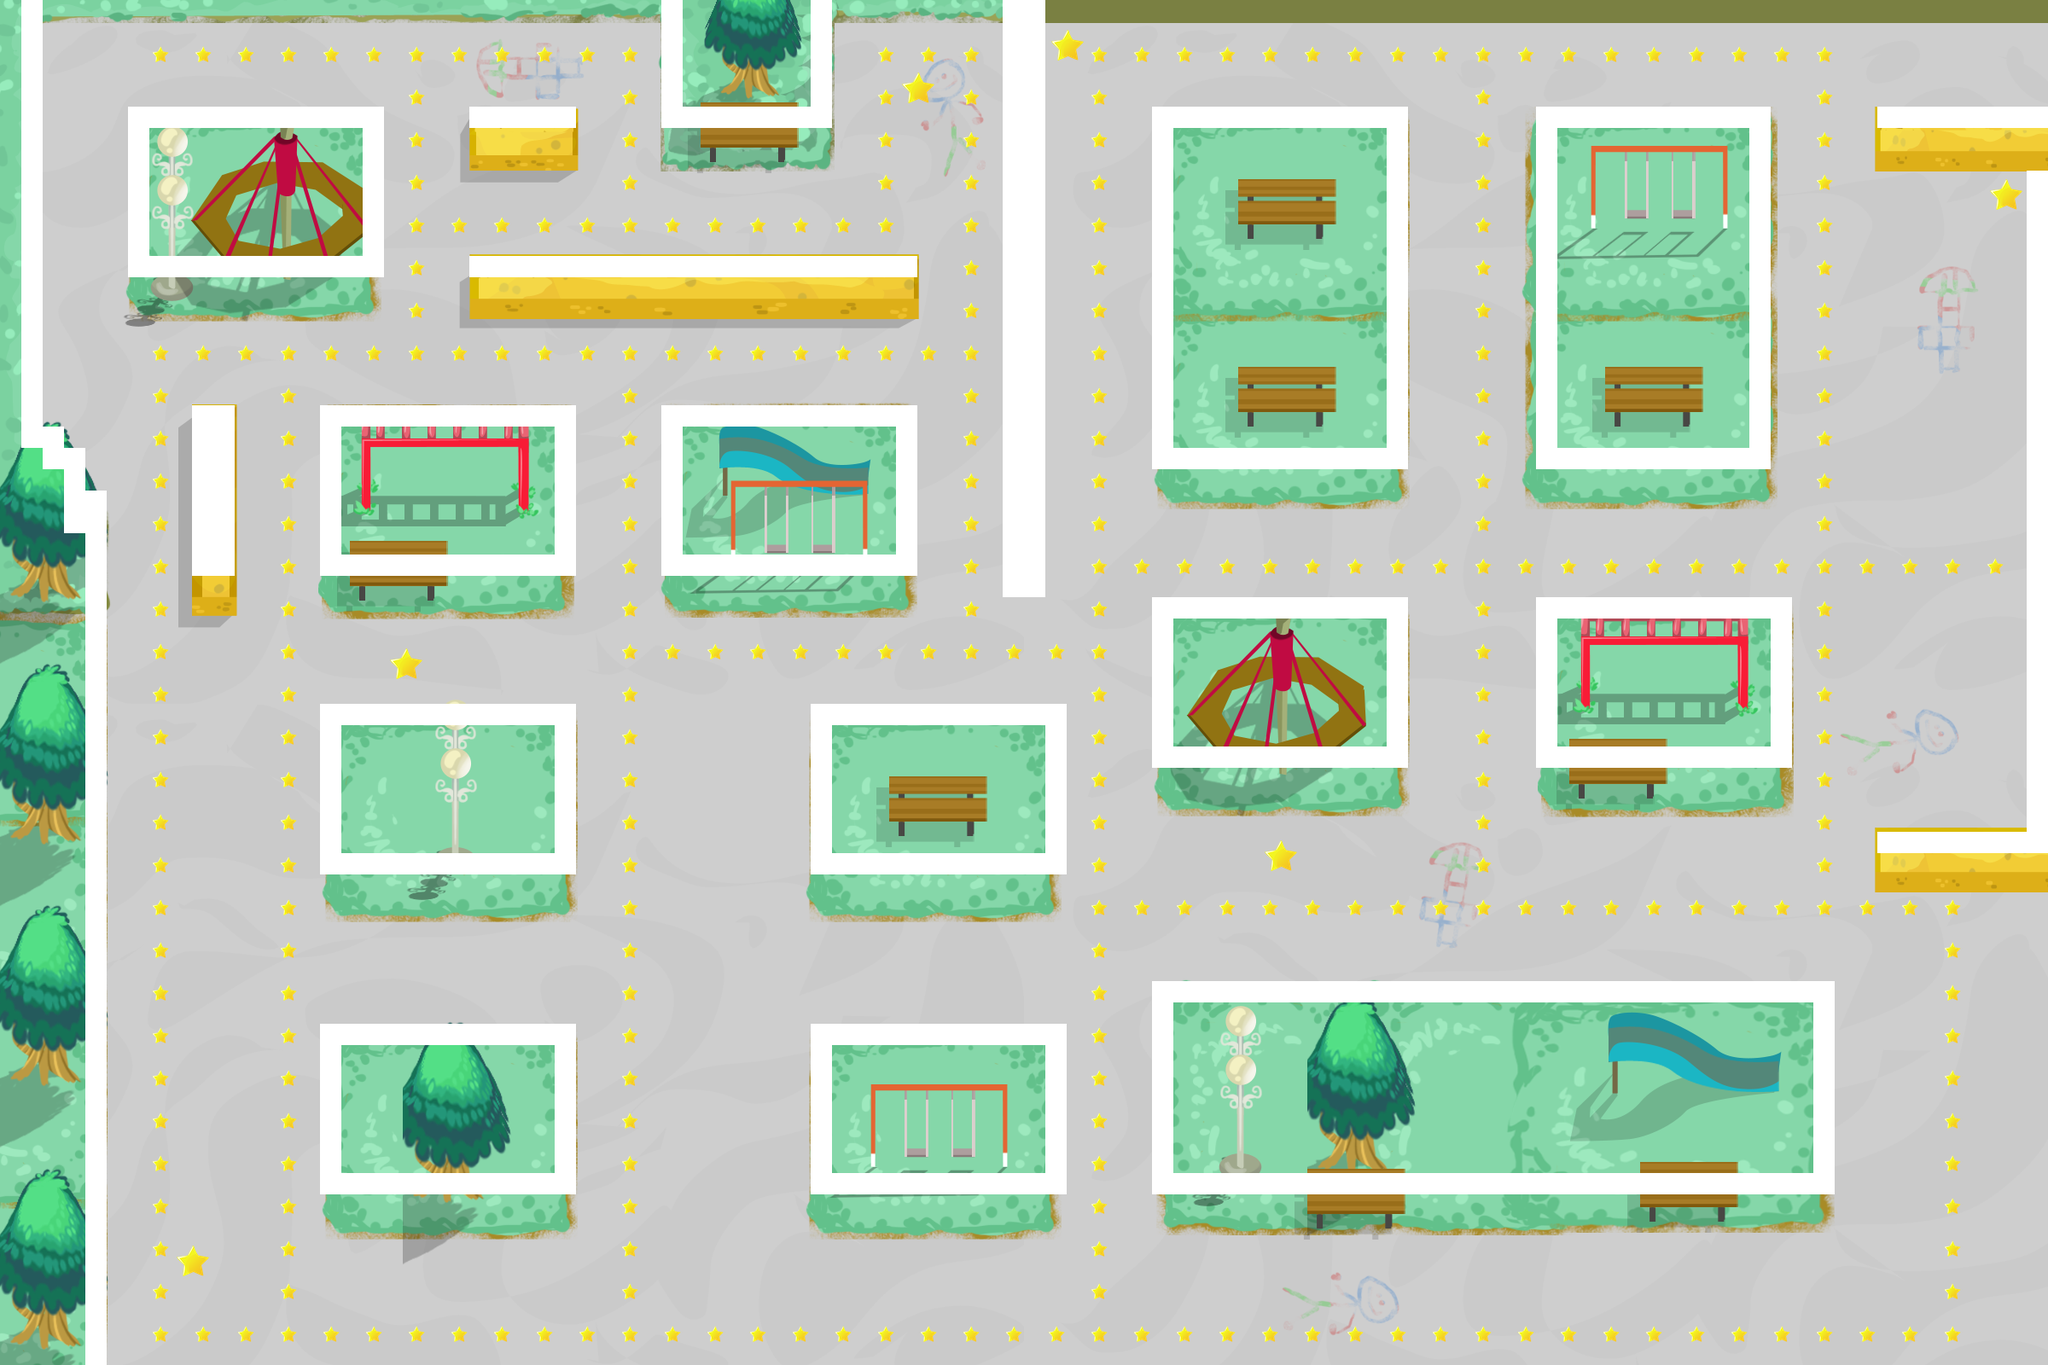

Rendered tile map (Tiled .tmx) drawn with the repository's tilesets; below, a short description and the map source with its tile grids summarised:
An orthogonal 96x64 tile map with 25x25 px tiles, 2 tile layers (back, mapa), 4 tilesets.

<map version="1.0" orientation="orthogonal" width="96" height="64" tilewidth="25" tileheight="25">
 <tileset firstgid="1" name="wall" tilewidth="25" tileheight="25">
  <image source="../tiles/wall.png" width="25" height="25" />
 </tileset>
 <tileset firstgid="2" name="star" tilewidth="25" tileheight="21">
  <image source="../tiles/star.png" width="25" height="21" />
 </tileset>
 <tileset firstgid="3" name="star2" tilewidth="50" tileheight="41">
  <image source="../tiles/star2.png" width="50" height="41" />
 </tileset>
 <tileset firstgid="4" name="1" tilewidth="2400" tileheight="1600">
  <image source="../backgrounds/8.png" width="2400" height="1600" />
 </tileset>
 <layer name="back" width="96" height="64">
  <data>[6144 cells, 1 non-empty, 1 distinct tile ids]</data>
 </layer>
 <layer name="mapa" width="96" height="64">
  <data>[6144 cells, 1069 non-empty, 3 distinct tile ids]</data>
 </layer>
</map>
